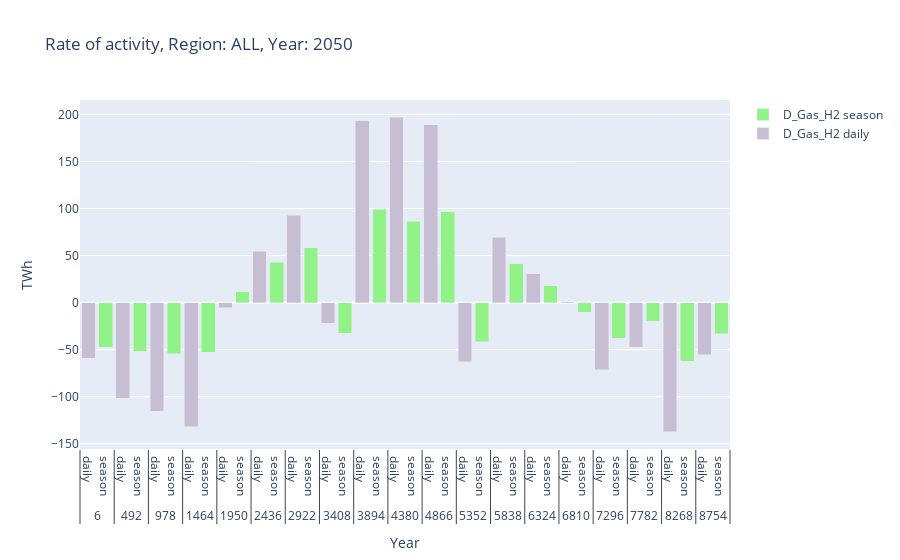

The cell this chart's notebook holds for it:
### Code cell
YEAR = 2050

bar = BarFacilitator(sol_paths={"daily": DAILY_DATA, "season": SEASON_DATA}, type_of_data_to_read="RateOfActivity", 
                     x_grouping_columns=["TS", "Source"], legend_grouping_columns=["Technology", "Source"])

data = bar.get_relevant_data()

# Fix yearsplit division
data.df["Value"] *= data.year_split

# Keep only H2
data.filter_by_list(column="Technology", identifier_list=["D_Gas_H2"])

# Keep only modes 1 and 2
data.filter_by_list("Mode", [1, 2])

# Set mode 1 to negative
data.df.loc[data.df["Mode"] == 2, "Value"] *= -1

# Aggregate over Mode
data.aggreagate_all_by_sum(column_to_aggregate="Mode", aggregated_entry_name=-1, column_to_sum="Value")

if REGION == "ALL":
    data.aggreagate_all_by_sum(column_to_aggregate="Region", aggregated_entry_name=REGION, column_to_sum="Value")

data.df = data.df[data.df["Year"] == YEAR]

fig = bar.plot(bar.generate_traces(data))

fig.update_layout(
        title=f"Rate of activity, Region: {REGION}, Year: {YEAR}",
        yaxis_title="TWh",
        xaxis_title="Year",
    )

fig.show()

### Figure 1 — Plotly figure (JSON) as saved in the notebook; plotly's stock layout.template omitted (floating-point values rounded to 4 significant figures)
{"data": [{"marker": {"color": "#c7bed3"}, "name": "D_Gas_H2 daily", "showlegend": true, "type": "bar", "x": [["6", "492", "978", "1464", "1950", "2436", "2922", "3408", "3894", "4380", "4866", "5352", "5838", "6324", "6810", "7296", "7782", "8268", "8754"], ["daily", "daily", "daily", "daily", "daily", "daily", "daily", "daily", "daily", "daily", "daily", "daily", "daily", "daily", "daily", "daily", "daily", "daily", "daily"]], "y": [-58.87, -101.4, -115.1, -131.9, -5.598, 54.75, 92.65, -22.1, 193.5, 196.8, 189.2, -62.58, 69.24, 30.82, 0.7184, -71.28, -47.54, -136.9, -55.22]}, {"marker": {"color": "#91f387"}, "name": "D_Gas_H2 season", "showlegend": true, "type": "bar", "x": [["6", "492", "978", "1464", "1950", "2436", "2922", "3408", "3894", "4380", "4866", "5352", "5838", "6324", "6810", "7296", "7782", "8268", "8754"], ["season", "season", "season", "season", "season", "season", "season", "season", "season", "season", "season", "season", "season", "season", "season", "season", "season", "season", "season"]], "y": [-47.1, -51.79, -54.52, -52.73, 11.69, 42.81, 58.23, -32.7, 99.44, 86.44, 96.4, -41.75, 41.2, 17.84, -10.01, -37.77, -19.73, -62.16, -33.08]}], "layout": {"barmode": "stack", "title": {"text": "Rate of activity, Region: ALL, Year: 2050"}, "xaxis": {"title": {"text": "Year"}}, "yaxis": {"title": {"text": "TWh"}}}}
